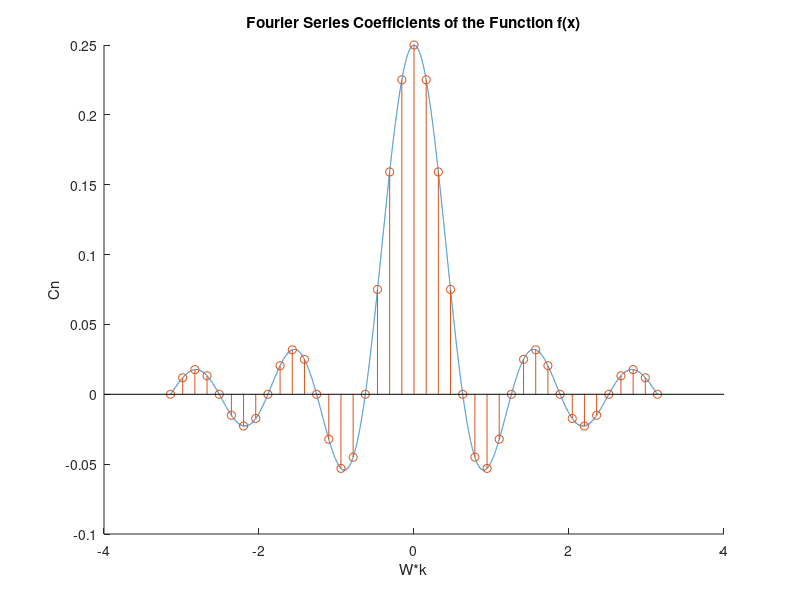

This chart was generated by the following MATLAB code:
%The purpose of the following script of code simulates the plot of the 
%Fourier Series coefficients Cn of the function f(x) in slide 19. 
%After some derivation, the equation for Cn is Cn=(Tp/T)sinc((n*Tp)/T).

T = 40;        %Define the period T of the function
Tp= T/4;      %Define the width of the "box" in the function
              %As seen in the graph of x(t), the width is a fourth of the period
W = (2*pi)/T; %Define the frequency of the function
k = -20:20;     %Define the vector from one to fifty
Wk = W.*k;     %Define the x axis for the sinc graph
h = -20:0.001:20; %Define a vector like k but with many other points so that the plot 
                  %is continuous 
Wh = W.*h;        %Define the x axis for the Fourier Transform

FT = (Tp/T)*sinc((h*Tp)/T);   %Calculate the Fourier Transform of the function 
Cn = (Tp/T)*sinc((k*Tp)/T);   %Calculate the Fourier Series Coefficients

figure(1)
hold on;
plot(Wh, FT);
stem(Wk, Cn);
title('Fourier Series Coefficients of the Function f(x)');
xlabel('W*k');
ylabel('Cn');
%ylim([-0.1 0.3]);
hold off; 